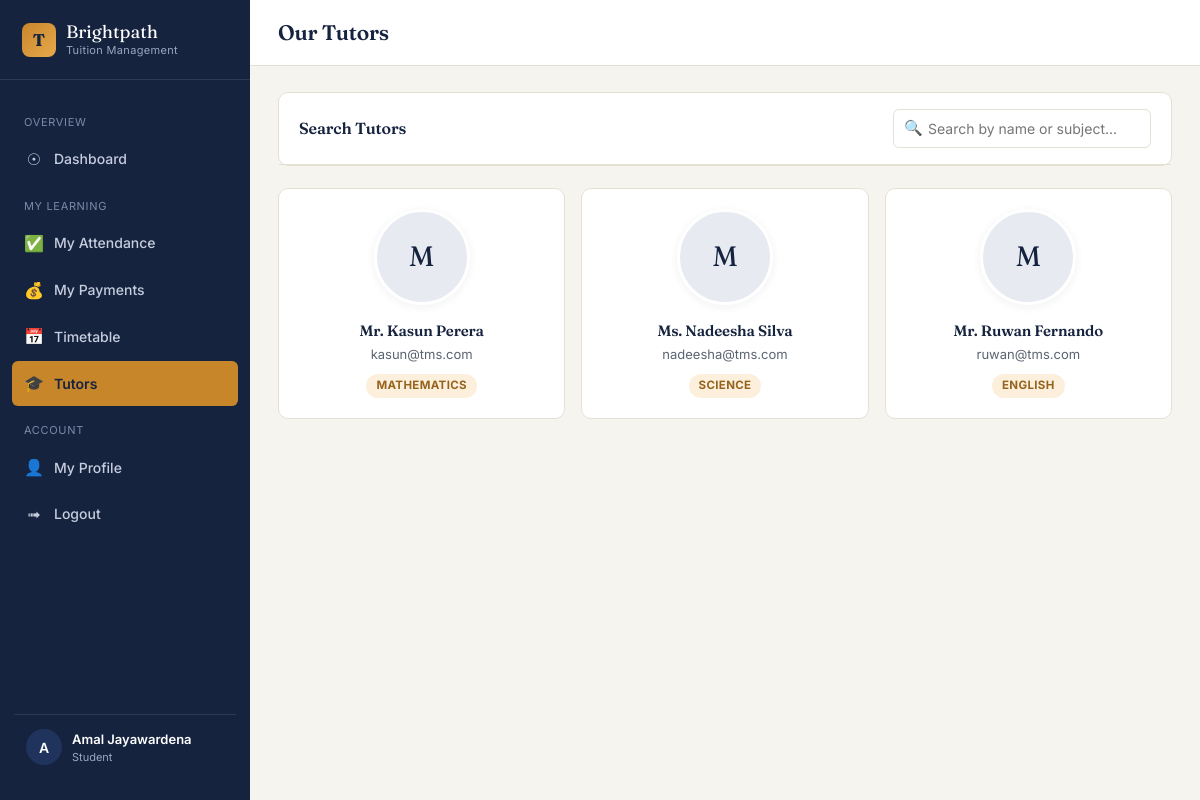
Page /student/tutors.php (signed in) on the committed database.
### tables this page shows
CREATE TABLE `tutors` (
  `tutor_id` INT AUTO_INCREMENT PRIMARY KEY,
  `name` VARCHAR(100) NOT NULL,
  `email` VARCHAR(150) NOT NULL UNIQUE,
  `password` VARCHAR(255) NOT NULL,
  `subject` VARCHAR(100) NOT NULL,
  `gender` ENUM('Male','Female','Other') DEFAULT 'Other',
  `phone` VARCHAR(20) DEFAULT NULL,
  `photo_path` VARCHAR(255) DEFAULT NULL,
  `status` ENUM('Active','Inactive') DEFAULT 'Active',
  `created_at` TIMESTAMP DEFAULT CURRENT_TIMESTAMP
);

### includes/init.php (called while the page is built, shortened)
<?php
require_once __DIR__ . '/../config/database.php';
require_once __DIR__ . '/../classes/Database.php';
require_once __DIR__ . '/../classes/Validator.php';
require_once __DIR__ . '/../classes/User.php';
require_once __DIR__ . '/../classes/Tutor.php';
function e(string $value): string
{
    return htmlspecialchars($value, ENT_QUOTES, 'UTF-8');
}

### classes/Database.php (called while the page is built, shortened)
<?php
class Database
{
    private static ?Database $instance = null;
    private PDO $connection;
    private function __construct()
    {
        $dsn = "mysql:host=" . DB_HOST . ";dbname=" . DB_NAME . ";charset=" . DB_CHARSET;
        $options = [
            PDO::ATTR_ERRMODE            => PDO::ERRMODE_EXCEPTION,
            PDO::ATTR_DEFAULT_FETCH_MODE => PDO::FETCH_ASSOC,
            PDO::ATTR_EMULATE_PREPARES   => false,
        ];
        try {
            $this->connection = new PDO($dsn, DB_USER, DB_PASS, $options);
        } catch (PDOException $e) {
            die("Database Connection Failed: " . htmlspecialchars($e->getMessage()));
        }
    }
    public static function getInstance(): Database
    {
        if (self::$instance === null) {
            self::$instance = new Database();
        }
        return self::$instance;
    }
    public function select(string $sql, array $params = []): array
    {
        $stmt = $this->connection->prepare($sql);
        $stmt->execute($params);
        return $stmt->fetchAll();
    }
}

### classes/Validator.php (called while the page is built, shortened)
<?php
class Validator
{
    public static function clean(string $value): string
    {
        return htmlspecialchars(trim($value), ENT_QUOTES, 'UTF-8');
    }
}

### classes/User.php (called while the page is built, shortened)
<?php
require_once __DIR__ . '/Database.php';
abstract class User
{
    public function __construct()
    {
        $this->db = Database::getInstance();
    }
}

### classes/Tutor.php (called while the page is built, shortened)
<?php
require_once __DIR__ . '/User.php';
class Tutor extends User
{
    public function all(string $search = ''): array
    {
        return $this->db->select("SELECT * FROM tutors ORDER BY created_at DESC");
    }
}

### student/tutors.php (the view, shortened to what this page needs)
<?php
require_once __DIR__ . '/../includes/init.php';
$tutorModel = new Tutor();
$search = Validator::clean($_GET['q'] ?? '');
$tutors = $tutorModel->all($search);
require_once __DIR__ . '/../includes/dashboard_header.php';
?>
<div class="panel">
  <div class="panel-header">
    <h3>Search Tutors</h3>
    <form method="GET" action="tutors.php" class="search-box">
      <span class="ic">&#128269;</span>
      <input type="text" name="q" value="<?= e($search) ?>" placeholder="Search by name or subject...">
    </form>
  </div>
</div>
<div class="stat-grid" style="grid-template-columns: repeat(auto-fit, minmax(240px,1fr));">
  <?php foreach ($tutors as $t): ?>
    <div class="panel" style="margin-bottom:0;">
      <div class="panel-body" style="text-align:center;">
        <?php if (!empty($t['photo_path'])): ?>
          <img class="avatar-lg" src="../<?= e($t['photo_path']) ?>" alt="">
        <?php else: ?>
          <div class="avatar-lg" style="display:flex; align-items:center; justify-content:center; margin:0 auto; font-family:'Fraunces',serif; font-size:28px; color:var(--ink);"><?= e(strtoupper(substr($t['name'],0,1))) ?></div>
        <?php endif; ?>
        <h4 style="margin-top:14px; margin-bottom:2px;"><?= e($t['name']) ?></h4>
        <div class="text-soft" style="font-size:13px; margin-bottom:8px;"><?= e($t['email']) ?></div>
        <span class="badge badge-brass"><?= e($t['subject']) ?></span>
      </div>
    </div>
  <?php endforeach; ?>
</div>
<?php require_once __DIR__ . '/../includes/dashboard_footer.php'; ?>

### assets/css/style.css (style rules this page uses)
:root { --ink: #16233F; --ink-2: #1F335C; --brass: #C8862B; --brass-light: #E7A94C; --teal: #2F6F5E; --teal-light: #E4F0EC; --rose: #B5423B; --rose-light: #FBE8E6; --amber-light: #FCF0DC; --paper: #F6F4EF; --surface: #FFFFFF; --line: #E4E0D6; --text: #232B3A; --text-soft: #5B6472; --radius: 10px; --radius-sm: 6px; --shadow: 0 2px 10px rgba(22, 35, 63, 0.06); }
* { box-sizing: border-box; }
html, body { margin: 0; padding: 0; background: var(--paper); color: var(--text); font-family: 'Inter', -apple-system, BlinkMacSystemFont, sans-serif; font-size: 15px; line-height: 1.55; }
h1, h2, h3, h4, .brand-font { font-family: 'Fraunces', Georgia, serif; font-weight: 600; color: var(--ink); letter-spacing: -0.01em; margin: 0 0 0.4em 0; }
.stat-grid { display: grid; grid-template-columns: repeat(auto-fit, minmax(200px, 1fr)); gap: 16px; margin-bottom: 26px; }
.panel { background: var(--surface); border: 1px solid var(--line); border-radius: var(--radius); margin-bottom: 22px; }
.panel-header { padding: 16px 20px; border-bottom: 1px solid var(--line); display: flex; align-items: center; justify-content: space-between; gap: 12px; flex-wrap: wrap; }
.panel-header h3 { font-size: 16px; margin: 0; }
.panel-body { padding: 20px; }
input[type="text"], input[type="email"], input[type="password"], input[type="date"], input[type="time"], input[type="number"], input[type="tel"], input[type="file"], select, textarea { width: 100%; padding: 10px 12px; border: 1px solid var(--line); border-radius: var(--radius-sm); font-size: 14px; font-family: 'Inter', sans-serif; color: var(--text); background: #fff; transition: border-color .15s ease, box-shadow .15s ease; }
.badge { display: inline-flex; align-items: center; gap: 4px; padding: 3px 10px; border-radius: 999px; font-size: 11.5px; font-weight: 700; text-transform: uppercase; letter-spacing: 0.03em; }
.badge-brass { background: var(--amber-light); color: #96631E; }
.avatar-lg { width: 96px; height: 96px; border-radius: 50%; object-fit: cover; background: #E7EAF1; border: 3px solid var(--surface); box-shadow: var(--shadow); }
.text-soft { color: var(--text-soft); }
.search-box { position: relative; }
.search-box input { padding-left: 34px; }
.search-box .ic { position: absolute; left: 11px; top: 50%; transform: translateY(-50%); color: var(--text-soft); }

### rows in the picture
tutors: name "M", name "Mr. Kasun Perera", email "kasun@tms.com", subject "MATHEMATICS"
tutors: name "M", name "Ms. Nadeesha Silva", email "nadeesha@tms.com", subject "SCIENCE"
tutors: name "M", name "Mr. Ruwan Fernando", email "ruwan@tms.com", subject "ENGLISH"

### other values in the picture
substr($_SESSION['user_name'] ?? 'U', 0, 1) "A"
$_SESSION['user_name'] "Amal Jayawardena"
$role "Student"
$pageTitle "Our Tutors"
